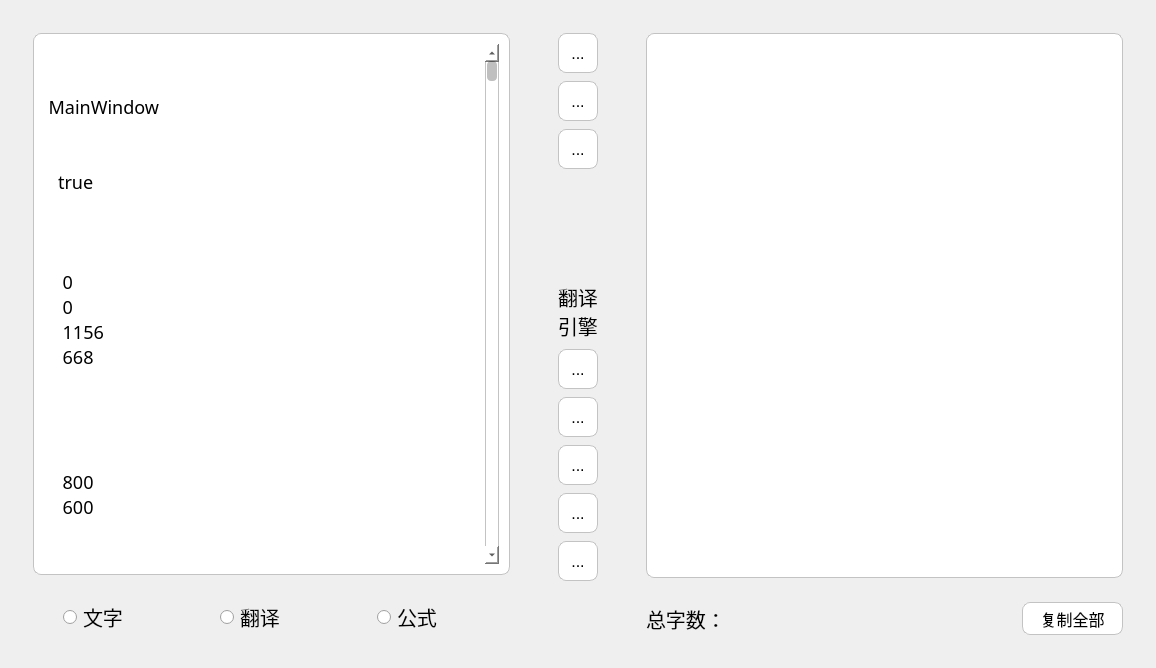
<?xml version="1.0" encoding="UTF-8"?>
<ui version="4.0">
 <class>MainWindow</class>
 <widget class="QMainWindow" name="MainWindow">
  <property name="enabled">
   <bool>true</bool>
  </property>
  <property name="geometry">
   <rect>
    <x>0</x>
    <y>0</y>
    <width>1156</width>
    <height>668</height>
   </rect>
  </property>
  <property name="minimumSize">
   <size>
    <width>800</width>
    <height>600</height>
   </size>
  </property>
  <property name="windowTitle">
   <string>Simple OCR</string>
  </property>
  <property name="windowIcon">
   <iconset resource="assets.qrc">
    <normaloff>:/assets/icon/simple_ocr.ico</normaloff>:/assets/icon/simple_ocr.ico</iconset>
  </property>
  <property name="styleSheet">
   <string notr="true">* {
	font-family: &quot;微软雅黑&quot;;
	font-size: 20px;
}
QToolButton {
	background-color: rgb(255, 255, 255);
	border: 1px solid rgb(195, 195, 195);
	border-radius: 8px;
	padding: 8px;
	font-size: 16px;
}
QToolButton:pressed {
	background-color: rgb(243, 243, 243);
	border-radius: 8px;
}
.QFrame {
	background-color: rgb(255, 255, 255);
	border: 1px solid rgb(195, 195, 195);
	border-radius: 8px;
	padding: 10px;
}
QTextEdit {
	background-color: rgb(255, 255, 255);
	border: 1px solid rgb(195, 195, 195);
	border-radius: 8px;
	padding: 10px;
	font-family: &quot;宋体&quot;;
	font-size: 18px;
}
QLabel#inputEdit {
	font-family: &quot;宋体&quot;;
	font-size: 18px;
}
QScrollBar:vertical {
	background-color: rgb(255, 255, 255);
	border: 1px solid rgb(195, 195, 195);
	border-radius: 5px;
	width: 14px;
	padding: 16px 1px;
}
QScrollBar::handle:vertical{
    width: 8px;
    background: rgba(0,0,0,25%);
    border-radius: 4px;
    min-height: 20;
}
QScrollBar::handle:vertical:hover {
    width: 8px;
    background: rgba(0,0,0,50%);
    border-radius: 4px;
    min-height: 20;
}
QScrollBar::add-line:vertical {
    height: 12px;
	width: 10px;
	margin: 4px 0px;
	border-image: url(:/assets/icon/arrow_down.png);
    subcontrol-position: bottom;
}
QScrollBar::sub-line:vertical {
    height: 12px;
	width: 10px;
	margin: 4px 0px;
	border-image: url(:/assets/icon/arrow_up.png);
    subcontrol-position: top;
}</string>
  </property>
  <widget class="QWidget" name="centralwidget">
   <layout class="QHBoxLayout" name="horizontalLayout_3" stretch="1,0,1">
    <property name="spacing">
     <number>0</number>
    </property>
    <item>
     <layout class="QVBoxLayout" name="leftLayout" stretch="1,0">
      <property name="spacing">
       <number>24</number>
      </property>
      <property name="leftMargin">
       <number>24</number>
      </property>
      <property name="topMargin">
       <number>24</number>
      </property>
      <property name="rightMargin">
       <number>24</number>
      </property>
      <property name="bottomMargin">
       <number>24</number>
      </property>
      <item>
       <widget class="QFrame" name="frame">
        <property name="frameShape">
         <enum>QFrame::StyledPanel</enum>
        </property>
        <property name="frameShadow">
         <enum>QFrame::Raised</enum>
        </property>
        <layout class="QHBoxLayout" name="horizontalLayout_4">
         <property name="leftMargin">
          <number>0</number>
         </property>
         <property name="topMargin">
          <number>0</number>
         </property>
         <property name="rightMargin">
          <number>0</number>
         </property>
         <property name="bottomMargin">
          <number>0</number>
         </property>
         <item>
          <widget class="QScrollArea" name="scrollArea">
           <property name="styleSheet">
            <string notr="true">background-color: rgb(255, 255, 255);</string>
           </property>
           <property name="frameShape">
            <enum>QFrame::NoFrame</enum>
           </property>
           <property name="frameShadow">
            <enum>QFrame::Sunken</enum>
           </property>
           <property name="verticalScrollBarPolicy">
            <enum>Qt::ScrollBarAsNeeded</enum>
           </property>
           <property name="horizontalScrollBarPolicy">
            <enum>Qt::ScrollBarAlwaysOff</enum>
           </property>
           <property name="sizeAdjustPolicy">
            <enum>QAbstractScrollArea::AdjustToContents</enum>
           </property>
           <property name="widgetResizable">
            <bool>true</bool>
           </property>
           <property name="alignment">
            <set>Qt::AlignCenter</set>
           </property>
           <widget class="QWidget" name="scrollAreaWidgetContents">
            <property name="geometry">
             <rect>
              <x>0</x>
              <y>0</y>
              <width>440</width>
              <height>15684</height>
             </rect>
            </property>
            <layout class="QHBoxLayout" name="horizontalLayout_5">
             <property name="spacing">
              <number>0</number>
             </property>
             <property name="leftMargin">
              <number>0</number>
             </property>
             <property name="topMargin">
              <number>0</number>
             </property>
             <property name="rightMargin">
              <number>0</number>
             </property>
             <property name="bottomMargin">
              <number>0</number>
             </property>
             <item>
              <widget class="QLabel" name="inputEdit">
               <property name="font">
                <font>
                 <family>宋体</family>
                 <pointsize>-1</pointsize>
                </font>
               </property>
               <property name="text">
                <string>&lt;?xml version=&quot;1.0&quot; encoding=&quot;UTF-8&quot;?&gt;
&lt;ui version=&quot;4.0&quot;&gt;
 &lt;class&gt;MainWindow&lt;/class&gt;
 &lt;widget class=&quot;QMainWindow&quot; name=&quot;MainWindow&quot;&gt;
  &lt;property name=&quot;enabled&quot;&gt;
   &lt;bool&gt;true&lt;/bool&gt;
  &lt;/property&gt;
  &lt;property name=&quot;geometry&quot;&gt;
   &lt;rect&gt;
    &lt;x&gt;0&lt;/x&gt;
    &lt;y&gt;0&lt;/y&gt;
    &lt;width&gt;1156&lt;/width&gt;
    &lt;height&gt;668&lt;/height&gt;
   &lt;/rect&gt;
  &lt;/property&gt;
  &lt;property name=&quot;minimumSize&quot;&gt;
   &lt;size&gt;
    &lt;width&gt;800&lt;/width&gt;
    &lt;height&gt;600&lt;/height&gt;
   &lt;/size&gt;
  &lt;/property&gt;
  &lt;property name=&quot;windowTitle&quot;&gt;
   &lt;string&gt;Simple OCR&lt;/string&gt;
  &lt;/property&gt;
  &lt;property name=&quot;windowIcon&quot;&gt;
   &lt;iconset resource=&quot;assets.qrc&quot;&gt;
    &lt;normaloff&gt;:/assets/icon/simple_ocr.ico&lt;/normaloff&gt;:/assets/icon/simple_ocr.ico&lt;/iconset&gt;
  &lt;/property&gt;
  &lt;property name=&quot;styleSheet&quot;&gt;
   &lt;string notr=&quot;true&quot;&gt;* {
	font-family: &amp;quot;微软雅黑&amp;quot;;
	font-size: 20px;
}
QToolButton {
	background-color: rgb(255, 255, 255);
	border: 1px solid rgb(195, 195, 195);
	border-radius: 8px;
	padding: 8px;
	font-size: 16px;
}
QToolButton:pressed {
	background-color: rgb(243, 243, 243);
	border-radius: 8px;
}
.QFrame {
	background-color: rgb(255, 255, 255);
	border: 1px solid rgb(195, 195, 195);
	border-radius: 8px;
	padding: 10px;
}
QTextEdit {
	background-color: rgb(255, 255, 255);
	border: 1px solid rgb(195, 195, 195);
	border-radius: 8px;
	padding: 10px;
	font-family: &amp;quot;宋体&amp;quot;;
	font-size: 18px;
}
QLabel#inputEdit {
	font-family: &amp;quot;宋体&amp;quot;;
	font-size: 18px;
}
QScrollBar {
	background-color: rgb(255, 255, 255);
	border: 1px solid rgb(195, 195, 195);
	border-radius: 8px;
}&lt;/string&gt;
  &lt;/property&gt;
  &lt;widget class=&quot;QWidget&quot; name=&quot;centralwidget&quot;&gt;
   &lt;layout class=&quot;QHBoxLayout&quot; name=&quot;horizontalLayout_3&quot; stretch=&quot;1,0,1&quot;&gt;
    &lt;property name=&quot;spacing&quot;&gt;
     &lt;number&gt;0&lt;/number&gt;
    &lt;/property&gt;
    &lt;item&gt;
     &lt;layout class=&quot;QVBoxLayout&quot; name=&quot;leftLayout&quot; stretch=&quot;1,0&quot;&gt;
      &lt;property name=&quot;spacing&quot;&gt;
       &lt;number&gt;24&lt;/number&gt;
      &lt;/property&gt;
      &lt;property name=&quot;leftMargin&quot;&gt;
       &lt;number&gt;24&lt;/number&gt;
      &lt;/property&gt;
      &lt;property name=&quot;topMargin&quot;&gt;
       &lt;number&gt;24&lt;/number&gt;
      &lt;/property&gt;
      &lt;property name=&quot;rightMargin&quot;&gt;
       &lt;number&gt;24&lt;/number&gt;
      &lt;/property&gt;
      &lt;property name=&quot;bottomMargin&quot;&gt;
       &lt;number&gt;24&lt;/number&gt;
      &lt;/property&gt;
      &lt;item&gt;
       &lt;widget class=&quot;QFrame&quot; name=&quot;frame&quot;&gt;
        &lt;property name=&quot;frameShape&quot;&gt;
         &lt;enum&gt;QFrame::StyledPanel&lt;/enum&gt;
        &lt;/property&gt;
        &lt;property name=&quot;frameShadow&quot;&gt;
         &lt;enum&gt;QFrame::Raised&lt;/enum&gt;
        &lt;/property&gt;
        &lt;layout class=&quot;QHBoxLayout&quot; name=&quot;horizontalLayout_4&quot;&gt;
         &lt;property name=&quot;leftMargin&quot;&gt;
          &lt;number&gt;10&lt;/number&gt;
         &lt;/property&gt;
         &lt;property name=&quot;topMargin&quot;&gt;
          &lt;number&gt;10&lt;/number&gt;
         &lt;/property&gt;
         &lt;property name=&quot;rightMargin&quot;&gt;
          &lt;number&gt;10&lt;/number&gt;
         &lt;/property&gt;
         &lt;property name=&quot;bottomMargin&quot;&gt;
          &lt;number&gt;10&lt;/number&gt;
         &lt;/property&gt;
         &lt;item&gt;
          &lt;widget class=&quot;QScrollArea&quot; name=&quot;scrollArea&quot;&gt;
           &lt;property name=&quot;styleSheet&quot;&gt;
            &lt;string notr=&quot;true&quot;&gt;background-color: rgb(255, 255, 255);&lt;/string&gt;
           &lt;/property&gt;
           &lt;property name=&quot;frameShape&quot;&gt;
            &lt;enum&gt;QFrame::NoFrame&lt;/enum&gt;
           &lt;/property&gt;
           &lt;property name=&quot;frameShadow&quot;&gt;
            &lt;enum&gt;QFrame::Sunken&lt;/enum&gt;
           &lt;/property&gt;
           &lt;property name=&quot;verticalScrollBarPolicy&quot;&gt;
            &lt;enum&gt;Qt::ScrollBarAsNeeded&lt;/enum&gt;
           &lt;/property&gt;
           &lt;property name=&quot;horizontalScrollBarPolicy&quot;&gt;
            &lt;enum&gt;Qt::ScrollBarAlwaysOff&lt;/enum&gt;
           &lt;/property&gt;
           &lt;property name=&quot;sizeAdjustPolicy&quot;&gt;
            &lt;enum&gt;QAbstractScrollArea::AdjustToContents&lt;/enum&gt;
           &lt;/property&gt;
           &lt;property name=&quot;widgetResizable&quot;&gt;
            &lt;bool&gt;true&lt;/bool&gt;
           &lt;/property&gt;
           &lt;property name=&quot;alignment&quot;&gt;
            &lt;set&gt;Qt::AlignCenter&lt;/set&gt;
           &lt;/property&gt;
           &lt;widget class=&quot;QWidget&quot; name=&quot;scrollAreaWidgetContents&quot;&gt;
            &lt;property name=&quot;geometry&quot;&gt;
             &lt;rect&gt;
              &lt;x&gt;0&lt;/x&gt;
              &lt;y&gt;0&lt;/y&gt;
              &lt;width&gt;434&lt;/width&gt;
              &lt;height&gt;503&lt;/height&gt;
             &lt;/rect&gt;
            &lt;/property&gt;
            &lt;layout class=&quot;QHBoxLayout&quot; name=&quot;horizontalLayout_5&quot;&gt;
             &lt;property name=&quot;spacing&quot;&gt;
              &lt;number&gt;0&lt;/number&gt;
             &lt;/property&gt;
             &lt;property name=&quot;leftMargin&quot;&gt;
              &lt;number&gt;0&lt;/number&gt;
             &lt;/property&gt;
             &lt;property name=&quot;topMargin&quot;&gt;
              &lt;number&gt;0&lt;/number&gt;
             &lt;/property&gt;
             &lt;property name=&quot;rightMargin&quot;&gt;
              &lt;number&gt;0&lt;/number&gt;
             &lt;/property&gt;
             &lt;property name=&quot;bottomMargin&quot;&gt;
              &lt;number&gt;0&lt;/number&gt;
             &lt;/property&gt;
             &lt;item&gt;
              &lt;widget class=&quot;QLabel&quot; name=&quot;inputEdit&quot;&gt;
               &lt;property name=&quot;font&quot;&gt;
                &lt;font&gt;
                 &lt;family&gt;宋体&lt;/family&gt;
                 &lt;pointsize&gt;-1&lt;/pointsize&gt;
                &lt;/font&gt;
               &lt;/property&gt;
               &lt;property name=&quot;text&quot;&gt;
                &lt;string&gt;Simple OCR&lt;/string&gt;
               &lt;/property&gt;
               &lt;property name=&quot;textFormat&quot;&gt;
                &lt;enum&gt;Qt::AutoText&lt;/enum&gt;
               &lt;/property&gt;
               &lt;property name=&quot;scaledContents&quot;&gt;
                &lt;bool&gt;false&lt;/bool&gt;
               &lt;/property&gt;
               &lt;property name=&quot;alignment&quot;&gt;
                &lt;set&gt;Qt::AlignLeading|Qt::AlignLeft|Qt::AlignTop&lt;/set&gt;
               &lt;/property&gt;
               &lt;property name=&quot;wordWrap&quot;&gt;
                &lt;bool&gt;true&lt;/bool&gt;
               &lt;/property&gt;
              &lt;/widget&gt;
             &lt;/item&gt;
            &lt;/layout&gt;
           &lt;/widget&gt;
          &lt;/widget&gt;
         &lt;/item&gt;
        &lt;/layout&gt;
       &lt;/widget&gt;
      &lt;/item&gt;
      &lt;item&gt;
       &lt;layout class=&quot;QHBoxLayout&quot; name=&quot;horizontalLayout&quot;&gt;
        &lt;property name=&quot;leftMargin&quot;&gt;
         &lt;number&gt;30&lt;/number&gt;
        &lt;/property&gt;
        &lt;property name=&quot;topMargin&quot;&gt;
         &lt;number&gt;0&lt;/number&gt;
        &lt;/property&gt;
        &lt;item&gt;
         &lt;widget class=&quot;QRadioButton&quot; name=&quot;textRadioButtton&quot;&gt;
          &lt;property name=&quot;font&quot;&gt;
           &lt;font&gt;
            &lt;family&gt;微软雅黑&lt;/family&gt;
            &lt;pointsize&gt;-1&lt;/pointsize&gt;
           &lt;/font&gt;
          &lt;/property&gt;
          &lt;property name=&quot;styleSheet&quot;&gt;
           &lt;string notr=&quot;true&quot;&gt;selection-color: rgb(112, 112, 112);&lt;/string&gt;
          &lt;/property&gt;
          &lt;property name=&quot;text&quot;&gt;
           &lt;string&gt;文字&lt;/string&gt;
          &lt;/property&gt;
         &lt;/widget&gt;
        &lt;/item&gt;
        &lt;item&gt;
         &lt;widget class=&quot;QRadioButton&quot; name=&quot;transRadioButton&quot;&gt;
          &lt;property name=&quot;sizePolicy&quot;&gt;
           &lt;sizepolicy hsizetype=&quot;Minimum&quot; vsizetype=&quot;Fixed&quot;&gt;
            &lt;horstretch&gt;0&lt;/horstretch&gt;
            &lt;verstretch&gt;0&lt;/verstretch&gt;
           &lt;/sizepolicy&gt;
          &lt;/property&gt;
          &lt;property name=&quot;font&quot;&gt;
           &lt;font&gt;
            &lt;family&gt;微软雅黑&lt;/family&gt;
            &lt;pointsize&gt;-1&lt;/pointsize&gt;
            &lt;weight&gt;50&lt;/weight&gt;
            &lt;bold&gt;false&lt;/bold&gt;
           &lt;/font&gt;
          &lt;/property&gt;
          &lt;property name=&quot;styleSheet&quot;&gt;
           &lt;string notr=&quot;true&quot;&gt;selection-color: rgb(112, 112, 112);&lt;/string&gt;
          &lt;/property&gt;
          &lt;property name=&quot;text&quot;&gt;
           &lt;string&gt;翻译&lt;/string&gt;
          &lt;/property&gt;
         &lt;/widget&gt;
        &lt;/item&gt;
        &lt;item&gt;
         &lt;widget class=&quot;QRadioButton&quot; name=&quot;formRadioButton&quot;&gt;
          &lt;property name=&quot;font&quot;&gt;
           &lt;font&gt;
            &lt;family&gt;微软雅黑&lt;/family&gt;
            &lt;pointsize&gt;-1&lt;/pointsize&gt;
           &lt;/font&gt;
          &lt;/property&gt;
          &lt;property name=&quot;styleSheet&quot;&gt;
           &lt;string notr=&quot;true&quot;&gt;selection-color: rgb(112, 112, 112);&lt;/string&gt;
          &lt;/property&gt;
          &lt;property name=&quot;text&quot;&gt;
           &lt;string&gt;公式&lt;/string&gt;
          &lt;/property&gt;
         &lt;/widget&gt;
        &lt;/item&gt;
       &lt;/layout&gt;
      &lt;/item&gt;
     &lt;/layout&gt;
    &lt;/item&gt;
    &lt;item&gt;
     &lt;layout class=&quot;QVBoxLayout&quot; name=&quot;midLayout&quot;&gt;
      &lt;property name=&quot;leftMargin&quot;&gt;
       &lt;number&gt;24&lt;/number&gt;
      &lt;/property&gt;
      &lt;property name=&quot;topMargin&quot;&gt;
       &lt;number&gt;24&lt;/number&gt;
      &lt;/property&gt;
      &lt;property name=&quot;rightMargin&quot;&gt;
       &lt;number&gt;24&lt;/number&gt;
      &lt;/property&gt;
      &lt;property name=&quot;bottomMargin&quot;&gt;
       &lt;number&gt;78&lt;/number&gt;
      &lt;/property&gt;
      &lt;item&gt;
       &lt;layout class=&quot;QVBoxLayout&quot; name=&quot;verticalLayout_4&quot;&gt;
        &lt;property name=&quot;spacing&quot;&gt;
         &lt;number&gt;8&lt;/number&gt;
        &lt;/property&gt;
        &lt;item&gt;
         &lt;widget class=&quot;QToolButton&quot; name=&quot;shotButton&quot;&gt;
          &lt;property name=&quot;minimumSize&quot;&gt;
           &lt;size&gt;
            &lt;width&gt;40&lt;/width&gt;
            &lt;height&gt;40&lt;/height&gt;
           &lt;/size&gt;
          &lt;/property&gt;
          &lt;property name=&quot;maximumSize&quot;&gt;
           &lt;size&gt;
            &lt;width&gt;40&lt;/width&gt;
            &lt;height&gt;40&lt;/height&gt;
           &lt;/size&gt;
          &lt;/property&gt;
          &lt;property name=&quot;styleSheet&quot;&gt;
           &lt;string notr=&quot;true&quot;/&gt;
          &lt;/property&gt;
          &lt;property name=&quot;text&quot;&gt;
           &lt;string&gt;...&lt;/string&gt;
          &lt;/property&gt;
          &lt;property name=&quot;icon&quot;&gt;
           &lt;iconset resource=&quot;assets.qrc&quot;&gt;
            &lt;normaloff&gt;:/assets/icon/screenshot.png&lt;/normaloff&gt;:/assets/icon/screenshot.png&lt;/iconset&gt;
          &lt;/property&gt;
          &lt;property name=&quot;iconSize&quot;&gt;
           &lt;size&gt;
            &lt;width&gt;28&lt;/width&gt;
            &lt;height&gt;28&lt;/height&gt;
           &lt;/size&gt;
          &lt;/property&gt;
         &lt;/widget&gt;
        &lt;/item&gt;
        &lt;item&gt;
         &lt;widget class=&quot;QToolButton&quot; name=&quot;imageButton&quot;&gt;
          &lt;property name=&quot;minimumSize&quot;&gt;
           &lt;size&gt;
            &lt;width&gt;40&lt;/width&gt;
            &lt;height&gt;40&lt;/height&gt;
           &lt;/size&gt;
          &lt;/property&gt;
          &lt;property name=&quot;maximumSize&quot;&gt;
           &lt;size&gt;
            &lt;width&gt;40&lt;/width&gt;
            &lt;height&gt;40&lt;/height&gt;
           &lt;/size&gt;
          &lt;/property&gt;
          &lt;property name=&quot;styleSheet&quot;&gt;
           &lt;string notr=&quot;true&quot;/&gt;
          &lt;/property&gt;
          &lt;property name=&quot;text&quot;&gt;
           &lt;string&gt;...&lt;/string&gt;
          &lt;/property&gt;
          &lt;property name=&quot;icon&quot;&gt;
           &lt;iconset resource=&quot;assets.qrc&quot;&gt;
            &lt;normaloff&gt;:/assets/icon/select_image.png&lt;/normaloff&gt;:/assets/icon/select_image.png&lt;/iconset&gt;
          &lt;/property&gt;
          &lt;property name=&quot;iconSize&quot;&gt;
           &lt;size&gt;
            &lt;width&gt;28&lt;/width&gt;
            &lt;height&gt;28&lt;/height&gt;
           &lt;/size&gt;
          &lt;/property&gt;
         &lt;/widget&gt;
        &lt;/item&gt;
        &lt;item&gt;
         &lt;widget class=&quot;QToolButton&quot; name=&quot;copyButton&quot;&gt;
          &lt;property name=&quot;minimumSize&quot;&gt;
           &lt;size&gt;
            &lt;width&gt;40&lt;/width&gt;
            &lt;height&gt;40&lt;/height&gt;
           &lt;/size&gt;
          &lt;/property&gt;
          &lt;property name=&quot;maximumSize&quot;&gt;
           &lt;size&gt;
            &lt;width&gt;40&lt;/width&gt;
            &lt;height&gt;40&lt;/height&gt;
           &lt;/size&gt;
          &lt;/property&gt;
          &lt;property name=&quot;styleSheet&quot;&gt;
           &lt;string notr=&quot;true&quot;/&gt;
          &lt;/property&gt;
          &lt;property name=&quot;text&quot;&gt;
           &lt;string&gt;...&lt;/string&gt;
          &lt;/property&gt;
          &lt;property name=&quot;icon&quot;&gt;
           &lt;iconset resource=&quot;assets.qrc&quot;&gt;
            &lt;normaloff&gt;:/assets/icon/copy_paste.png&lt;/normaloff&gt;:/assets/icon/copy_paste.png&lt;/iconset&gt;
          &lt;/property&gt;
          &lt;property name=&quot;iconSize&quot;&gt;
           &lt;size&gt;
            &lt;width&gt;28&lt;/width&gt;
            &lt;height&gt;28&lt;/height&gt;
           &lt;/size&gt;
          &lt;/property&gt;
         &lt;/widget&gt;
        &lt;/item&gt;
       &lt;/layout&gt;
      &lt;/item&gt;
      &lt;item&gt;
       &lt;spacer name=&quot;verticalSpacer&quot;&gt;
        &lt;property name=&quot;orientation&quot;&gt;
         &lt;enum&gt;Qt::Vertical&lt;/enum&gt;
        &lt;/property&gt;
        &lt;property name=&quot;sizeHint&quot; stdset=&quot;0&quot;&gt;
         &lt;size&gt;
          &lt;width&gt;20&lt;/width&gt;
          &lt;height&gt;40&lt;/height&gt;
         &lt;/size&gt;
        &lt;/property&gt;
       &lt;/spacer&gt;
      &lt;/item&gt;
      &lt;item&gt;
       &lt;layout class=&quot;QVBoxLayout&quot; name=&quot;verticalLayout&quot;&gt;
        &lt;property name=&quot;spacing&quot;&gt;
         &lt;number&gt;8&lt;/number&gt;
        &lt;/property&gt;
        &lt;item&gt;
         &lt;widget class=&quot;QLabel&quot; name=&quot;engineLabel&quot;&gt;
          &lt;property name=&quot;font&quot;&gt;
           &lt;font&gt;
            &lt;family&gt;微软雅黑&lt;/family&gt;
            &lt;pointsize&gt;-1&lt;/pointsize&gt;
           &lt;/font&gt;
          &lt;/property&gt;
          &lt;property name=&quot;text&quot;&gt;
           &lt;string&gt;翻译
引擎&lt;/string&gt;
          &lt;/property&gt;
          &lt;property name=&quot;wordWrap&quot;&gt;
           &lt;bool&gt;true&lt;/bool&gt;
          &lt;/property&gt;
         &lt;/widget&gt;
        &lt;/item&gt;
        &lt;item&gt;
         &lt;widget class=&quot;QToolButton&quot; name=&quot;engine2Button&quot;&gt;
          &lt;property name=&quot;minimumSize&quot;&gt;
           &lt;size&gt;
            &lt;width&gt;40&lt;/width&gt;
            &lt;height&gt;40&lt;/height&gt;
           &lt;/size&gt;
          &lt;/property&gt;
          &lt;property name=&quot;maximumSize&quot;&gt;
           &lt;size&gt;
            &lt;width&gt;40&lt;/width&gt;
            &lt;height&gt;40&lt;/height&gt;
           &lt;/size&gt;
          &lt;/property&gt;
          &lt;property name=&quot;styleSheet&quot;&gt;
           &lt;string notr=&quot;true&quot;/&gt;
          &lt;/property&gt;
          &lt;property name=&quot;text&quot;&gt;
           &lt;string&gt;...&lt;/string&gt;
          &lt;/property&gt;
          &lt;property name=&quot;icon&quot;&gt;
           &lt;iconset resource=&quot;assets.qrc&quot;&gt;
            &lt;normaloff&gt;:/assets/icon/baidu.png&lt;/normaloff&gt;:/assets/icon/baidu.png&lt;/iconset&gt;
          &lt;/property&gt;
          &lt;property name=&quot;iconSize&quot;&gt;
           &lt;size&gt;
            &lt;width&gt;28&lt;/width&gt;
            &lt;height&gt;28&lt;/height&gt;
           &lt;/size&gt;
          &lt;/property&gt;
         &lt;/widget&gt;
        &lt;/item&gt;
        &lt;item&gt;
         &lt;widget class=&quot;QToolButton&quot; name=&quot;engine3Button&quot;&gt;
          &lt;property name=&quot;minimumSize&quot;&gt;
           &lt;size&gt;
            &lt;width&gt;40&lt;/width&gt;
            &lt;height&gt;40&lt;/height&gt;
           &lt;/size&gt;
          &lt;/property&gt;
          &lt;property name=&quot;maximumSize&quot;&gt;
           &lt;size&gt;
            &lt;width&gt;40&lt;/width&gt;
            &lt;height&gt;40&lt;/height&gt;
           &lt;/size&gt;
          &lt;/property&gt;
          &lt;property name=&quot;styleSheet&quot;&gt;
           &lt;string notr=&quot;true&quot;/&gt;
          &lt;/property&gt;
          &lt;property name=&quot;text&quot;&gt;
           &lt;string&gt;...&lt;/string&gt;
          &lt;/property&gt;
          &lt;property name=&quot;icon&quot;&gt;
           &lt;iconset resource=&quot;assets.qrc&quot;&gt;
            &lt;normaloff&gt;:/assets/icon/tencent.png&lt;/normaloff&gt;:/assets/icon/tencent.png&lt;/iconset&gt;
          &lt;/property&gt;
          &lt;property name=&quot;iconSize&quot;&gt;
           &lt;size&gt;
            &lt;width&gt;28&lt;/width&gt;
            &lt;height&gt;28&lt;/height&gt;
           &lt;/size&gt;
          &lt;/property&gt;
         &lt;/widget&gt;
        &lt;/item&gt;
        &lt;item&gt;
         &lt;widget class=&quot;QToolButton&quot; name=&quot;engine1Button&quot;&gt;
          &lt;property name=&quot;minimumSize&quot;&gt;
           &lt;size&gt;
            &lt;width&gt;40&lt;/width&gt;
            &lt;height&gt;40&lt;/height&gt;
           &lt;/size&gt;
          &lt;/property&gt;
          &lt;property name=&quot;maximumSize&quot;&gt;
           &lt;size&gt;
            &lt;width&gt;40&lt;/width&gt;
            &lt;height&gt;40&lt;/height&gt;
           &lt;/size&gt;
          &lt;/property&gt;
          &lt;property name=&quot;styleSheet&quot;&gt;
           &lt;string notr=&quot;true&quot;/&gt;
          &lt;/property&gt;
          &lt;property name=&quot;text&quot;&gt;
           &lt;string&gt;...&lt;/string&gt;
          &lt;/property&gt;
          &lt;property name=&quot;icon&quot;&gt;
           &lt;iconset resource=&quot;assets.qrc&quot;&gt;
            &lt;normaloff&gt;:/assets/icon/sogou.png&lt;/normaloff&gt;:/assets/icon/sogou.png&lt;/iconset&gt;
          &lt;/property&gt;
          &lt;property name=&quot;iconSize&quot;&gt;
           &lt;size&gt;
            &lt;width&gt;28&lt;/width&gt;
            &lt;height&gt;28&lt;/height&gt;
           &lt;/size&gt;
          &lt;/property&gt;
         &lt;/widget&gt;
        &lt;/item&gt;
        &lt;item&gt;
         &lt;widget class=&quot;QToolButton&quot; name=&quot;engine4Button&quot;&gt;
          &lt;property name=&quot;minimumSize&quot;&gt;
           &lt;size&gt;
            &lt;width&gt;40&lt;/width&gt;
            &lt;height&gt;40&lt;/height&gt;
           &lt;/size&gt;
          &lt;/property&gt;
          &lt;property name=&quot;maximumSize&quot;&gt;
           &lt;size&gt;
            &lt;width&gt;40&lt;/width&gt;
            &lt;height&gt;40&lt;/height&gt;
           &lt;/size&gt;
          &lt;/property&gt;
          &lt;property name=&quot;styleSheet&quot;&gt;
           &lt;string notr=&quot;true&quot;/&gt;
          &lt;/property&gt;
          &lt;property name=&quot;text&quot;&gt;
           &lt;string&gt;...&lt;/string&gt;
          &lt;/property&gt;
          &lt;property name=&quot;icon&quot;&gt;
           &lt;iconset resource=&quot;assets.qrc&quot;&gt;
            &lt;normaloff&gt;:/assets/icon/sogou.png&lt;/normaloff&gt;:/assets/icon/sogou.png&lt;/iconset&gt;
          &lt;/property&gt;
          &lt;property name=&quot;iconSize&quot;&gt;
           &lt;size&gt;
            &lt;width&gt;28&lt;/width&gt;
            &lt;height&gt;28&lt;/height&gt;
           &lt;/size&gt;
          &lt;/property&gt;
         &lt;/widget&gt;
        &lt;/item&gt;
        &lt;item&gt;
         &lt;widget class=&quot;QToolButton&quot; name=&quot;settingButton&quot;&gt;
          &lt;property name=&quot;minimumSize&quot;&gt;
           &lt;size&gt;
            &lt;width&gt;40&lt;/width&gt;
            &lt;height&gt;40&lt;/height&gt;
           &lt;/size&gt;
          &lt;/property&gt;
          &lt;property name=&quot;maximumSize&quot;&gt;
           &lt;size&gt;
            &lt;width&gt;40&lt;/width&gt;
            &lt;height&gt;40&lt;/height&gt;
           &lt;/size&gt;
          &lt;/property&gt;
          &lt;property name=&quot;autoFillBackground&quot;&gt;
           &lt;bool&gt;false&lt;/bool&gt;
          &lt;/property&gt;
          &lt;property name=&quot;styleSheet&quot;&gt;
           &lt;string notr=&quot;true&quot;/&gt;
          &lt;/property&gt;
          &lt;property name=&quot;text&quot;&gt;
           &lt;string&gt;...&lt;/string&gt;
          &lt;/property&gt;
          &lt;property name=&quot;icon&quot;&gt;
           &lt;iconset resource=&quot;assets.qrc&quot;&gt;
            &lt;normaloff&gt;:/assets/icon/settings.png&lt;/normaloff&gt;:/assets/icon/settings.png&lt;/iconset&gt;
          &lt;/property&gt;
          &lt;property name=&quot;iconSize&quot;&gt;
           &lt;size&gt;
            &lt;width&gt;28&lt;/width&gt;
            &lt;height&gt;28&lt;/height&gt;
           &lt;/size&gt;
          &lt;/property&gt;
          &lt;property name=&quot;autoRepeatInterval&quot;&gt;
           &lt;number&gt;100&lt;/number&gt;
          &lt;/property&gt;
         &lt;/widget&gt;
        &lt;/item&gt;
       &lt;/layout&gt;
      &lt;/item&gt;
     &lt;/layout&gt;
    &lt;/item&gt;
    &lt;item&gt;
     &lt;layout class=&quot;QVBoxLayout&quot; name=&quot;rightLayout&quot; stretch=&quot;0,0&quot;&gt;
      &lt;property name=&quot;spacing&quot;&gt;
       &lt;number&gt;24&lt;/number&gt;
      &lt;/property&gt;
      &lt;property name=&quot;leftMargin&quot;&gt;
       &lt;number&gt;24&lt;/number&gt;
      &lt;/property&gt;
      &lt;property name=&quot;topMargin&quot;&gt;
       &lt;number&gt;24&lt;/number&gt;
      &lt;/property&gt;
      &lt;property name=&quot;rightMargin&quot;&gt;
       &lt;number&gt;24&lt;/number&gt;
      &lt;/property&gt;
      &lt;property name=&quot;bottomMargin&quot;&gt;
       &lt;number&gt;24&lt;/number&gt;
      &lt;/property&gt;
      &lt;item&gt;
       &lt;widget class=&quot;QTextEdit&quot; name=&quot;resultEdit&quot;&gt;
        &lt;property name=&quot;styleSheet&quot;&gt;
         &lt;string notr=&quot;true&quot;/&gt;
        &lt;/property&gt;
        &lt;property name=&quot;verticalScrollBarPolicy&quot;&gt;
         &lt;enum&gt;Qt::ScrollBarAlwaysOff&lt;/enum&gt;
        &lt;/property&gt;
        &lt;property name=&quot;horizontalScrollBarPolicy&quot;&gt;
         &lt;enum&gt;Qt::ScrollBarAlwaysOff&lt;/enum&gt;
        &lt;/property&gt;
        &lt;property name=&quot;sizeAdjustPolicy&quot;&gt;
         &lt;enum&gt;QAbstractScrollArea::AdjustIgnored&lt;/enum&gt;
        &lt;/property&gt;
        &lt;property name=&quot;html&quot;&gt;
         &lt;string&gt;&amp;lt;!DOCTYPE HTML PUBLIC &amp;quot;-//W3C//DTD HTML 4.0//EN&amp;quot; &amp;quot;http://www.w3.org/TR/REC-html40/strict.dtd&amp;quot;&amp;gt;
&amp;lt;html&amp;gt;&amp;lt;head&amp;gt;&amp;lt;meta name=&amp;quot;qrichtext&amp;quot; content=&amp;quot;1&amp;quot; /&amp;gt;&amp;lt;style type=&amp;quot;text/css&amp;quot;&amp;gt;
p, li { white-space: pre-wrap; }
&amp;lt;/style&amp;gt;&amp;lt;/head&amp;gt;&amp;lt;body style=&amp;quot; font-family:'宋体'; font-size:18px; font-weight:400; font-style:normal;&amp;quot;&amp;gt;
&amp;lt;p style=&amp;quot;-qt-paragraph-type:empty; margin-top:0px; margin-bottom:0px; margin-left:0px; margin-right:0px; -qt-block-indent:0; text-indent:0px;&amp;quot;&amp;gt;&amp;lt;br /&amp;gt;&amp;lt;/p&amp;gt;&amp;lt;/body&amp;gt;&amp;lt;/html&amp;gt;&lt;/string&gt;
        &lt;/property&gt;
        &lt;property name=&quot;acceptRichText&quot;&gt;
         &lt;bool&gt;false&lt;/bool&gt;
        &lt;/property&gt;
       &lt;/widget&gt;
      &lt;/item&gt;
      &lt;item&gt;
       &lt;layout class=&quot;QHBoxLayout&quot; name=&quot;horizontalLayout_2&quot; stretch=&quot;1,0&quot;&gt;
        &lt;property name=&quot;leftMargin&quot;&gt;
         &lt;number&gt;0&lt;/number&gt;
        &lt;/property&gt;
        &lt;property name=&quot;topMargin&quot;&gt;
         &lt;number&gt;0&lt;/number&gt;
        &lt;/property&gt;
        &lt;property name=&quot;rightMargin&quot;&gt;
         &lt;number&gt;0&lt;/number&gt;
        &lt;/property&gt;
        &lt;item&gt;
         &lt;widget class=&quot;QLabel&quot; name=&quot;countLabel&quot;&gt;
          &lt;property name=&quot;font&quot;&gt;
           &lt;font&gt;
            &lt;family&gt;微软雅黑&lt;/family&gt;
            &lt;pointsize&gt;-1&lt;/pointsize&gt;
           &lt;/font&gt;
          &lt;/property&gt;
          &lt;property name=&quot;text&quot;&gt;
           &lt;string&gt;总字数：&lt;/string&gt;
          &lt;/property&gt;
         &lt;/widget&gt;
        &lt;/item&gt;
        &lt;item&gt;
         &lt;widget class=&quot;QToolButton&quot; name=&quot;copyAllButton&quot;&gt;
          &lt;property name=&quot;font&quot;&gt;
           &lt;font&gt;
            &lt;family&gt;微软雅黑&lt;/family&gt;
            &lt;pointsize&gt;-1&lt;/pointsize&gt;
           &lt;/font&gt;
          &lt;/property&gt;
          &lt;property name=&quot;styleSheet&quot;&gt;
           &lt;string notr=&quot;true&quot;&gt;QToolButton {
	padding: 2px 12px;
}&lt;/string&gt;
          &lt;/property&gt;
          &lt;property name=&quot;text&quot;&gt;
           &lt;string&gt;复制全部&lt;/string&gt;
          &lt;/property&gt;
         &lt;/widget&gt;
        &lt;/item&gt;
       &lt;/layout&gt;
      &lt;/item&gt;
     &lt;/layout&gt;
    &lt;/item&gt;
   &lt;/layout&gt;
  &lt;/widget&gt;
 &lt;/widget&gt;
 &lt;resources&gt;
  &lt;include location=&quot;assets.qrc&quot;/&gt;
 &lt;/resources&gt;
 &lt;connections/&gt;
&lt;/ui&gt;
</string>
               </property>
               <property name="textFormat">
                <enum>Qt::AutoText</enum>
               </property>
               <property name="scaledContents">
                <bool>false</bool>
               </property>
               <property name="alignment">
                <set>Qt::AlignLeading|Qt::AlignLeft|Qt::AlignTop</set>
               </property>
               <property name="wordWrap">
                <bool>true</bool>
               </property>
              </widget>
             </item>
            </layout>
           </widget>
          </widget>
         </item>
        </layout>
       </widget>
      </item>
      <item>
       <layout class="QHBoxLayout" name="horizontalLayout">
        <property name="leftMargin">
         <number>30</number>
        </property>
        <property name="topMargin">
         <number>0</number>
        </property>
        <item>
         <widget class="QRadioButton" name="textRadioButtton">
          <property name="font">
           <font>
            <family>微软雅黑</family>
            <pointsize>-1</pointsize>
           </font>
          </property>
          <property name="styleSheet">
           <string notr="true">selection-color: rgb(112, 112, 112);</string>
          </property>
          <property name="text">
           <string>文字</string>
          </property>
         </widget>
        </item>
        <item>
         <widget class="QRadioButton" name="transRadioButton">
          <property name="sizePolicy">
           <sizepolicy hsizetype="Minimum" vsizetype="Fixed">
            <horstretch>0</horstretch>
            <verstretch>0</verstretch>
           </sizepolicy>
          </property>
          <property name="font">
           <font>
            <family>微软雅黑</family>
            <pointsize>-1</pointsize>
            <weight>50</weight>
            <bold>false</bold>
           </font>
          </property>
          <property name="styleSheet">
           <string notr="true">selection-color: rgb(112, 112, 112);</string>
          </property>
          <property name="text">
           <string>翻译</string>
          </property>
         </widget>
        </item>
        <item>
         <widget class="QRadioButton" name="formRadioButton">
          <property name="font">
           <font>
            <family>微软雅黑</family>
            <pointsize>-1</pointsize>
           </font>
          </property>
          <property name="styleSheet">
           <string notr="true">selection-color: rgb(112, 112, 112);</string>
          </property>
          <property name="text">
           <string>公式</string>
          </property>
         </widget>
        </item>
       </layout>
      </item>
     </layout>
    </item>
    <item>
     <layout class="QVBoxLayout" name="midLayout">
      <property name="leftMargin">
       <number>24</number>
      </property>
      <property name="topMargin">
       <number>24</number>
      </property>
      <property name="rightMargin">
       <number>24</number>
      </property>
      <property name="bottomMargin">
       <number>78</number>
      </property>
      <item>
       <layout class="QVBoxLayout" name="verticalLayout_4">
        <property name="spacing">
         <number>8</number>
        </property>
        <item>
         <widget class="QToolButton" name="shotButton">
          <property name="minimumSize">
           <size>
            <width>40</width>
            <height>40</height>
           </size>
          </property>
          <property name="maximumSize">
           <size>
            <width>40</width>
            <height>40</height>
           </size>
          </property>
          <property name="styleSheet">
           <string notr="true"/>
          </property>
          <property name="text">
           <string>...</string>
          </property>
          <property name="icon">
           <iconset resource="assets.qrc">
            <normaloff>:/assets/icon/screenshot.png</normaloff>:/assets/icon/screenshot.png</iconset>
          </property>
          <property name="iconSize">
           <size>
            <width>28</width>
            <height>28</height>
           </size>
          </property>
         </widget>
        </item>
        <item>
         <widget class="QToolButton" name="imageButton">
          <property name="minimumSize">
           <size>
            <width>40</width>
            <height>40</height>
           </size>
          </property>
          <property name="maximumSize">
           <size>
            <width>40</width>
            <height>40</height>
           </size>
          </property>
          <property name="styleSheet">
           <string notr="true"/>
          </property>
          <property name="text">
           <string>...</string>
          </property>
          <property name="icon">
           <iconset resource="assets.qrc">
            <normaloff>:/assets/icon/select_image.png</normaloff>:/assets/icon/select_image.png</iconset>
          </property>
          <property name="iconSize">
           <size>
            <width>28</width>
            <height>28</height>
           </size>
          </property>
         </widget>
        </item>
        <item>
         <widget class="QToolButton" name="copyButton">
          <property name="minimumSize">
           <size>
            <width>40</width>
            <height>40</height>
           </size>
          </property>
          <property name="maximumSize">
           <size>
            <width>40</width>
            <height>40</height>
           </size>
          </property>
          <property name="styleSheet">
           <string notr="true"/>
          </property>
          <property name="text">
           <string>...</string>
          </property>
          <property name="icon">
           <iconset resource="assets.qrc">
            <normaloff>:/assets/icon/copy_paste.png</normaloff>:/assets/icon/copy_paste.png</iconset>
          </property>
          <property name="iconSize">
           <size>
            <width>28</width>
            <height>28</height>
           </size>
          </property>
         </widget>
        </item>
       </layout>
      </item>
      <item>
       <spacer name="verticalSpacer">
        <property name="orientation">
         <enum>Qt::Vertical</enum>
        </property>
        <property name="sizeHint" stdset="0">
         <size>
          <width>20</width>
          <height>40</height>
         </size>
        </property>
       </spacer>
      </item>
      <item>
       <layout class="QVBoxLayout" name="verticalLayout">
        <property name="spacing">
         <number>8</number>
        </property>
        <item>
         <widget class="QLabel" name="engineLabel">
          <property name="font">
           <font>
            <family>微软雅黑</family>
            <pointsize>-1</pointsize>
           </font>
          </property>
          <property name="text">
           <string>翻译
引擎</string>
          </property>
          <property name="wordWrap">
           <bool>true</bool>
          </property>
         </widget>
        </item>
        <item>
         <widget class="QToolButton" name="engine2Button">
          <property name="minimumSize">
           <size>
            <width>40</width>
            <height>40</height>
           </size>
          </property>
          <property name="maximumSize">
           <size>
            <width>40</width>
            <height>40</height>
           </size>
          </property>
          <property name="styleSheet">
           <string notr="true"/>
          </property>
          <property name="text">
           <string>...</string>
          </property>
          <property name="icon">
           <iconset resource="assets.qrc">
            <normaloff>:/assets/icon/baidu.png</normaloff>:/assets/icon/baidu.png</iconset>
          </property>
          <property name="iconSize">
           <size>
            <width>28</width>
            <height>28</height>
           </size>
          </property>
         </widget>
        </item>
        <item>
         <widget class="QToolButton" name="engine3Button">
          <property name="minimumSize">
           <size>
            <width>40</width>
            <height>40</height>
           </size>
          </property>
          <property name="maximumSize">
           <size>
            <width>40</width>
            <height>40</height>
           </size>
          </property>
          <property name="styleSheet">
           <string notr="true"/>
          </property>
          <property name="text">
           <string>...</string>
          </property>
          <property name="icon">
           <iconset resource="assets.qrc">
            <normaloff>:/assets/icon/tencent.png</normaloff>:/assets/icon/tencent.png</iconset>
          </property>
          <property name="iconSize">
           <size>
            <width>28</width>
            <height>28</height>
           </size>
          </property>
         </widget>
        </item>
        <item>
         <widget class="QToolButton" name="engine1Button">
          <property name="minimumSize">
           <size>
            <width>40</width>
            <height>40</height>
           </size>
          </property>
          <property name="maximumSize">
           <size>
            <width>40</width>
            <height>40</height>
           </size>
          </property>
          <property name="styleSheet">
           <string notr="true"/>
          </property>
          <property name="text">
           <string>...</string>
          </property>
          <property name="icon">
           <iconset resource="assets.qrc">
            <normaloff>:/assets/icon/sogou.png</normaloff>:/assets/icon/sogou.png</iconset>
          </property>
          <property name="iconSize">
           <size>
            <width>28</width>
            <height>28</height>
           </size>
          </property>
         </widget>
        </item>
        <item>
         <widget class="QToolButton" name="engine4Button">
          <property name="minimumSize">
           <size>
            <width>40</width>
            <height>40</height>
           </size>
          </property>
          <property name="maximumSize">
           <size>
            <width>40</width>
            <height>40</height>
           </size>
          </property>
          <property name="styleSheet">
           <string notr="true"/>
          </property>
          <property name="text">
           <string>...</string>
          </property>
          <property name="icon">
           <iconset resource="assets.qrc">
            <normaloff>:/assets/icon/sogou.png</normaloff>:/assets/icon/sogou.png</iconset>
          </property>
          <property name="iconSize">
           <size>
            <width>28</width>
            <height>28</height>
           </size>
          </property>
         </widget>
        </item>
        <item>
         <widget class="QToolButton" name="settingButton">
          <property name="minimumSize">
           <size>
            <width>40</width>
            <height>40</height>
           </size>
          </property>
          <property name="maximumSize">
           <size>
            <width>40</width>
            <height>40</height>
           </size>
          </property>
          <property name="autoFillBackground">
           <bool>false</bool>
          </property>
          <property name="styleSheet">
           <string notr="true"/>
          </property>
          <property name="text">
           <string>...</string>
          </property>
          <property name="icon">
           <iconset resource="assets.qrc">
            <normaloff>:/assets/icon/settings.png</normaloff>:/assets/icon/settings.png</iconset>
          </property>
          <property name="iconSize">
           <size>
            <width>28</width>
            <height>28</height>
           </size>
          </property>
          <property name="autoRepeatInterval">
           <number>100</number>
          </property>
         </widget>
        </item>
       </layout>
      </item>
     </layout>
    </item>
    <item>
     <layout class="QVBoxLayout" name="rightLayout" stretch="0,0">
      <property name="spacing">
       <number>24</number>
      </property>
      <property name="leftMargin">
       <number>24</number>
      </property>
      <property name="topMargin">
       <number>24</number>
      </property>
      <property name="rightMargin">
       <number>24</number>
      </property>
      <property name="bottomMargin">
       <number>24</number>
      </property>
      <item>
       <widget class="QTextEdit" name="resultEdit">
        <property name="styleSheet">
         <string notr="true"/>
        </property>
        <property name="verticalScrollBarPolicy">
         <enum>Qt::ScrollBarAlwaysOff</enum>
        </property>
        <property name="horizontalScrollBarPolicy">
         <enum>Qt::ScrollBarAlwaysOff</enum>
        </property>
        <property name="sizeAdjustPolicy">
         <enum>QAbstractScrollArea::AdjustIgnored</enum>
        </property>
        <property name="html">
         <string>&lt;!DOCTYPE HTML PUBLIC &quot;-//W3C//DTD HTML 4.0//EN&quot; &quot;http://www.w3.org/TR/REC-html40/strict.dtd&quot;&gt;
&lt;html&gt;&lt;head&gt;&lt;meta name=&quot;qrichtext&quot; content=&quot;1&quot; /&gt;&lt;style type=&quot;text/css&quot;&gt;
p, li { white-space: pre-wrap; }
&lt;/style&gt;&lt;/head&gt;&lt;body style=&quot; font-family:'宋体'; font-size:18px; font-weight:400; font-style:normal;&quot;&gt;
&lt;p style=&quot;-qt-paragraph-type:empty; margin-top:0px; margin-bottom:0px; margin-left:0px; margin-right:0px; -qt-block-indent:0; text-indent:0px;&quot;&gt;&lt;br /&gt;&lt;/p&gt;&lt;/body&gt;&lt;/html&gt;</string>
        </property>
        <property name="acceptRichText">
         <bool>false</bool>
        </property>
       </widget>
      </item>
      <item>
       <layout class="QHBoxLayout" name="horizontalLayout_2" stretch="1,0">
        <property name="leftMargin">
         <number>0</number>
        </property>
        <property name="topMargin">
         <number>0</number>
        </property>
        <property name="rightMargin">
         <number>0</number>
        </property>
        <item>
         <widget class="QLabel" name="countLabel">
          <property name="font">
           <font>
            <family>微软雅黑</family>
            <pointsize>-1</pointsize>
           </font>
          </property>
          <property name="text">
           <string>总字数：</string>
          </property>
         </widget>
        </item>
        <item>
         <widget class="QToolButton" name="copyAllButton">
          <property name="font">
           <font>
            <family>微软雅黑</family>
            <pointsize>-1</pointsize>
           </font>
          </property>
          <property name="styleSheet">
           <string notr="true">QToolButton {
	padding: 2px 12px;
}</string>
          </property>
          <property name="text">
           <string>复制全部</string>
          </property>
         </widget>
        </item>
       </layout>
      </item>
     </layout>
    </item>
   </layout>
  </widget>
 </widget>
 <resources>
  <include location="assets.qrc"/>
 </resources>
 <connections/>
</ui>
